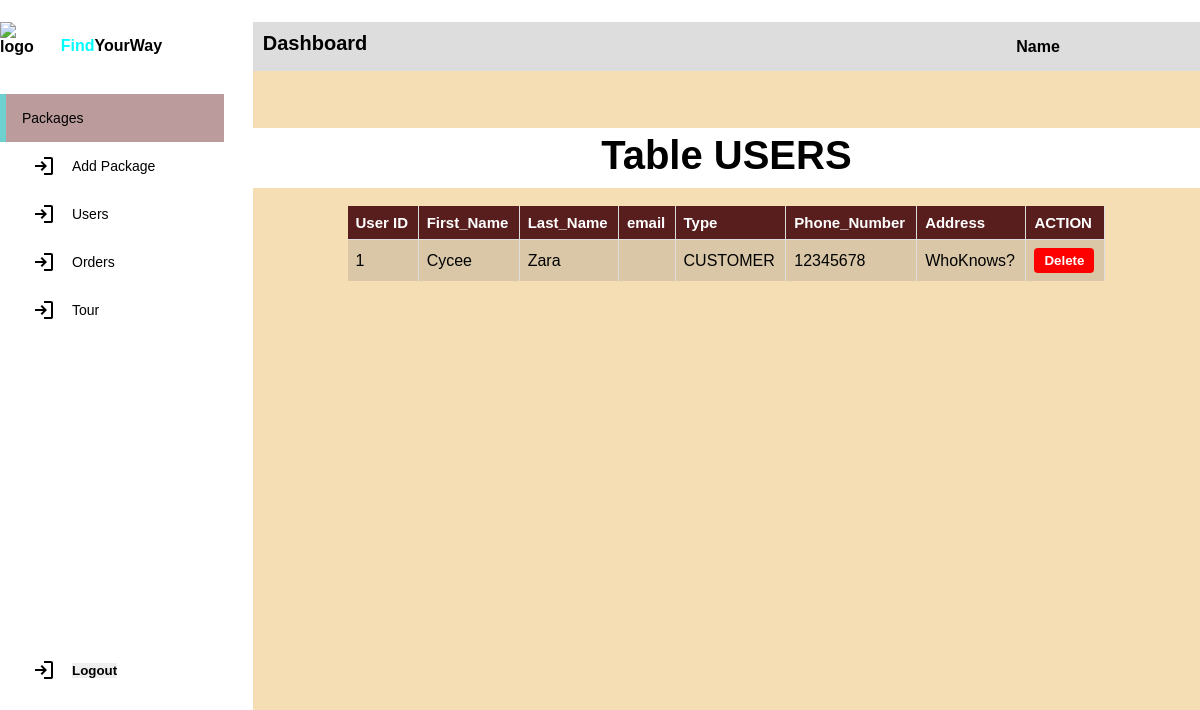
The app's page /Admin-Page/users.php with its own data.
### tables this page shows
CREATE TABLE IF NOT EXISTS `user` (
  `User_ID` INT PRIMARY KEY AUTO_INCREMENT,
  `First_Name` varchar(50) DEFAULT NULL,
  `Last_Name` varchar(50) DEFAULT NULL,
  `Email` varchar(50) DEFAULT NULL,
  `Type` ENUM("ADMIN", "CUSTOMER"),
  `Password` varchar(100) DEFAULT NULL,
  `Phone_Number` varchar(20) DEFAULT NULL,
  `Address` text DEFAULT NULL
);

### Admin-Page/users.php (the view, shortened to what this page needs)
<?php
require 'connection.php';
$stmt = $pdo->query("SELECT * FROM `user`");
$user = $stmt->fetchAll(PDO::FETCH_ASSOC);
?>
<?php
include ('sidebar.php')
?>
<link rel="stylesheet" href="style/package.css">
<link rel="stylesheet" href="style/userresponsive.css">
<div class="div">
    <h1>Table USERS</h1>
</div>
<br>
    <table>
        <tr>
            <th>User ID</th>
            <th>First_Name</th>
            <th>Last_Name</th>
            <th>email</th>
            <th>Type</th>
            <th>Phone_Number</th>
            <th>Address</th>
            <th>ACTION</th>
        </tr>
        <?php foreach ($user as $user): ?>
        <tr>
            <td><?php echo $user['User_ID']; ?></td>
            <td><?php echo $user['First_Name']; ?></td>
            <td><?php echo $user['Last_Name']; ?></td>
            <td><?php echo $user['email']; ?></td>
            <td><?php echo $user['Type']; ?></td>
            <td><?php echo $user['Phone_Number']; ?></td>
            <td><?php echo $user['Address']; ?></td>
            <td>
                <form method="post">
                    <button class="delete-button" type="submit" name="delete" value="<?php echo $userId['User_ID']; ?>">Delete</button>
                </form>
            </td>
        </tr>
        <?php endforeach; ?>
    </table>
        </main>
</body>
</html>

### Admin-Page/style/style.css (style rules this page uses)
:root { --color-primary: rgba(101, 216, 216, 0.87); --color-danger: red; --color-success: aqua; --color-warning: yellow; --color-white: white; --color-dark: rgba(75, 71, 71, 0.849); --color-black: rgb(19, 18, 18); --color-light: rgba(175, 138, 138, 0.849); --color-background: rgba(202, 240, 240, 0.623); --card-border-radius: 8px; --border-radius-1: 2px; --border-radius-message: 20px; --border-radius-2: 4px; --border-radius-3: 6px; --card-padding: 5px; --padding-1: 3px; --box-shadow: 0 6px 6px var(--color-light); }
* { margin: 0; padding: 0; appearance: none; border: 0; text-decoration: none; list-style: none; box-sizing: border-box; }
body { width: 100vw; height: 100vh; font-family: 'Franklin Gothic Medium', 'Arial Narrow', Arial, sans-serif; background: white; user-select: none; overflow-x: hidden; }
h1 { font-weight: 800; font-size: 20px; }

### Admin-Page/style/package.css (style rules this page uses)
* { color: black; font-weight: bolder; }
td { font-weight: normal; }
th { font-size: 15px; color: white; }
table { width: 100%; border-collapse: collapse; background: rgba(128, 128, 128, 0.247); padding: 10px; }
th, td { padding: 8px; text-align: left; border-bottom: 1px solid #ddd; border-right: 1px solid #ddd; }
th { background-color: #581e1e; border-right: 1px solid #ddd; }
tr:last-child td { border-bottom: none; }
table { margin: auto; width: 80%; }
.delete-button { background-color: #ff0000; color: #fff; border: none; padding: 5px 10px; cursor: pointer; font-weight: bold; border-radius: 4px; }
.div { background: white; padding: 5px; width: 100%; height: 60px; font-weight: normal; }
.div h1 { margin: auto; font-size: 40px; text-align: center; }

### records on screen
user: User_ID "1", First_Name "Cycee", Last_Name "Zara", Type "CUSTOMER", Phone_Number "12345678", Address "WhoKnows?"
